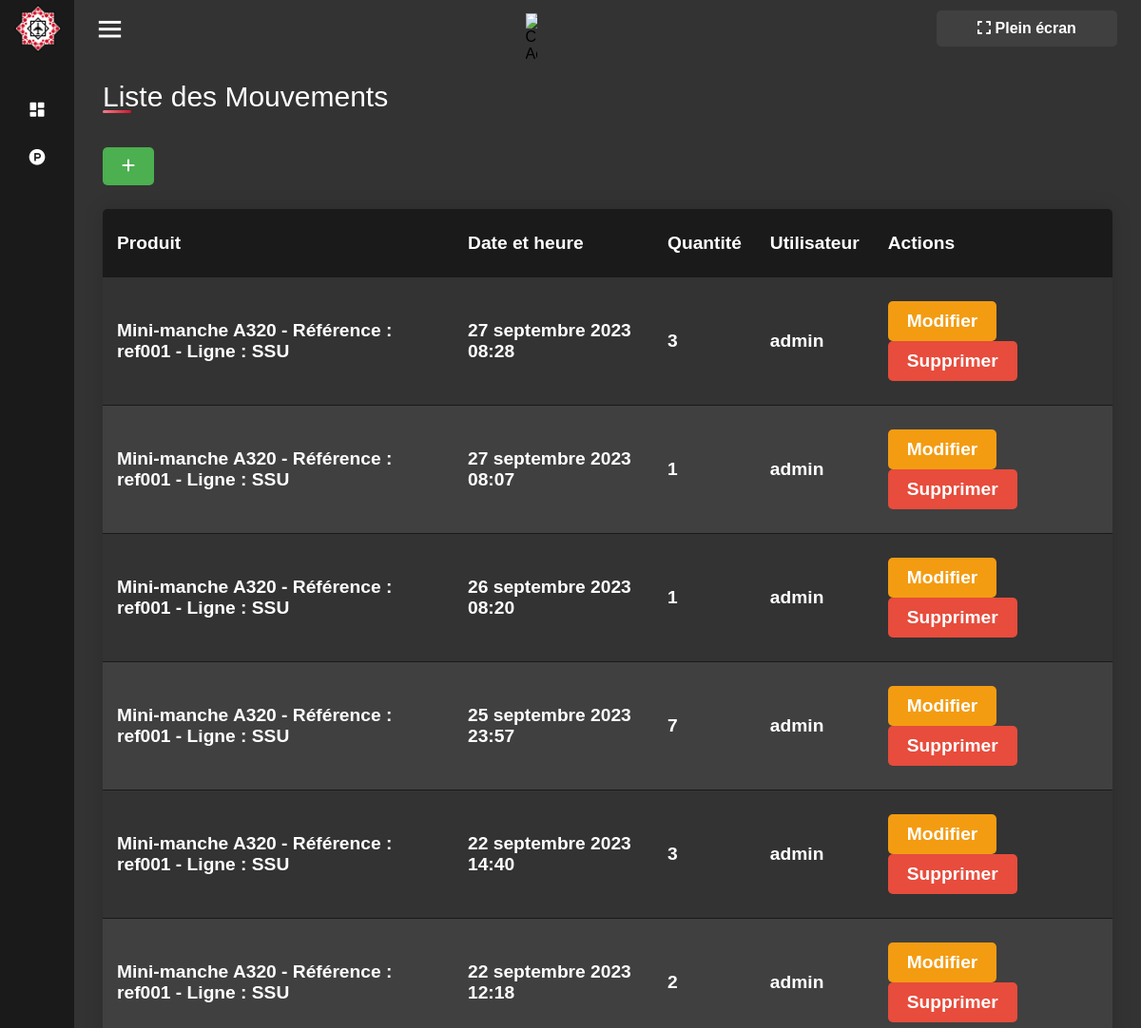
/produits/mouvements/ (upper part), run on an earlier commit of the app's database.
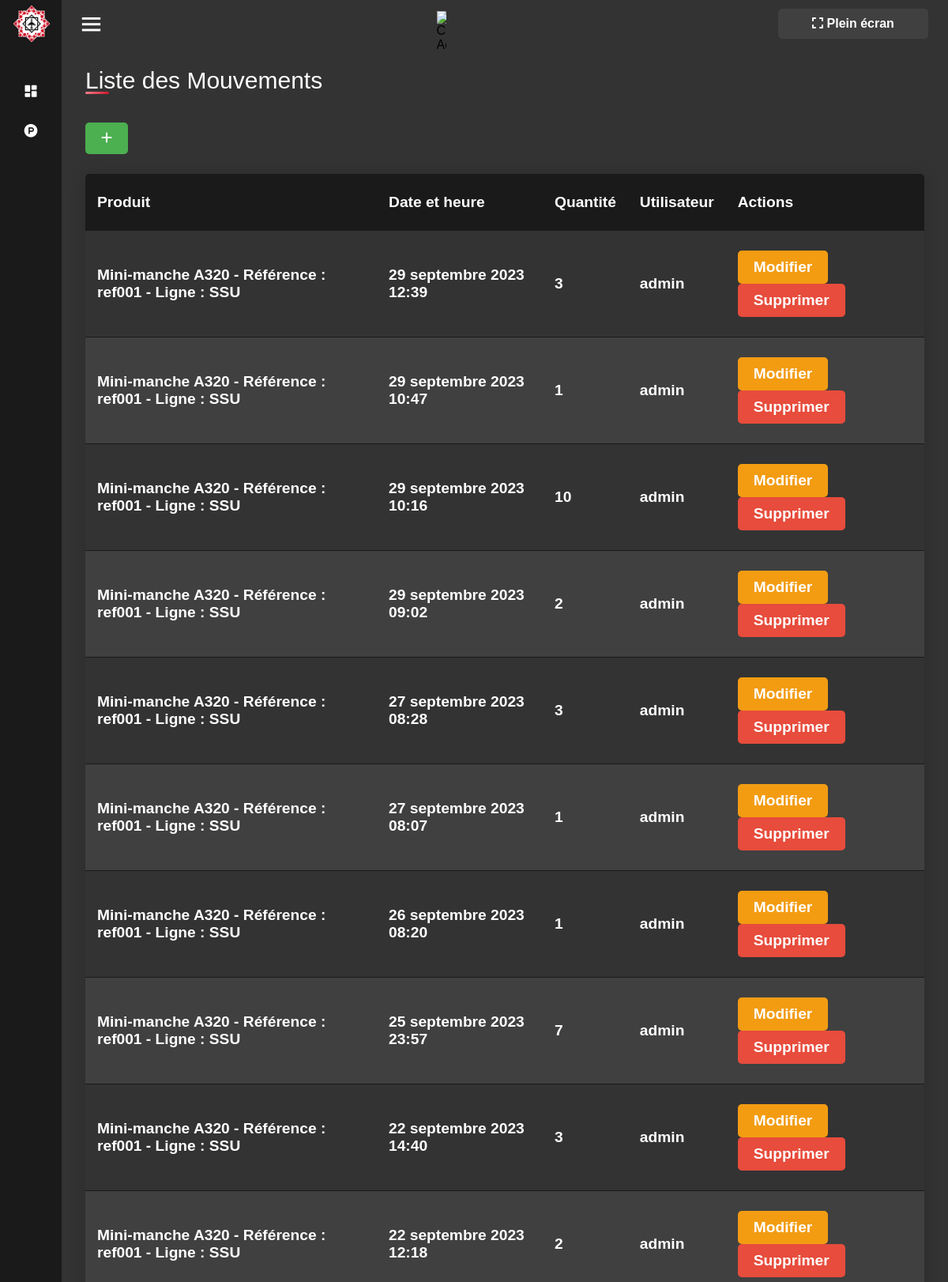
And on a later commit of the database.
### Product/models.py (models this page shows, shortened)
class MouvementTempsReel(models.Model):
    produit = models.ForeignKey(Produit, on_delete=models.CASCADE)
    date_heure = models.DateTimeField(auto_now_add=True)
    quantite = models.IntegerField()
    utilisateur = models.ForeignKey(User, default=1, on_delete=models.CASCADE)
    numero_semaine = models.PositiveIntegerField()  # Numéro de la semaine

class Produit(models.Model):
    reference = models.CharField(max_length=100)  # La référence du produit
    nom = models.CharField(max_length=200)  # Le nom du produit
    photo = models.ImageField(upload_to=upload_to, null=True, blank=True)  # La photo du produit (optionnelle)
    ligne_production = models.ForeignKey(LigneProd, on_delete=models.CASCADE, related_name='produits')  # La ligne de production à laquelle le produit est associé
    def __str__(self):
        return f"{self.nom} - Référence : {self.reference} - Ligne : {self.ligne_production.nom}"

class LigneProd(models.Model):
    nom = models.CharField(max_length=100)
    etat = models.CharField(max_length=2, choices=[('OK', 'OK'), ('KO', 'KO')])  # L'état de la ligne de production (OK ou KO)
    commentaire = models.CharField(max_length=300, null=True,)  # Un commentaire sur l'état de la ligne de production

### Product/views.py (the view)
# urls.py: path('mouvements/', views.liste_mouvements, name='liste_mouvements'),
def liste_mouvements(request):
    mouvements = MouvementTempsReel.objects.all().order_by('-date_heure')
    context = {
        'mouvements': mouvements
    }
    return render(request, 'liste_mouvements.html', context)    # Récupérer tous les mouvements de la base de données

### Product/templates/liste_mouvements.html
{% extends 'base_template.html' %}
{% load static %}
{% block content %}
<div class="container">
    <div class="title">Liste des Mouvements</div> </br></br>
    <a href="{% url 'ajouter_mouvement' %}"><button class="ajouter" style="background-color: #4CAF50; height: 40px;" ><i class="fas fa-plus"></i></button></a>
    <table id="tbl" class="content-table">
        <thead>
            <tr>
                <th>Produit</th>
                <th>Date et heure</th>
                <th>Quantité</th>
                <th>Utilisateur</th>
                <th>Actions</th>
            </tr>
        </thead>
        <tbody>
            {% for mouvement in mouvements %}
            <tr>
                <td>{{ mouvement.produit }}</td>
                <td>{{ mouvement.date_heure }}</td>
                <td>{{ mouvement.quantite }}</td>
                <td>{{ mouvement.utilisateur.username }}</td>
                <td>
                    <a href="{% url 'modifier_mouvement' mouvement_id=mouvement.pk %}"><button class="modifier">Modifier</button></a>
                    <a href="{% url 'supprimer_mouvement' mouvement_id=mouvement.pk %}"><button class="supprimer" >Supprimer</button></a>
                </td>
            </tr>
            {% endfor %}
        </tbody>
    </table>
</div>
{% endblock %}

What changed in the data, as far as the page shows it:
added MouvementTempsReel: produit "Mini-manche A320 - Référence : ref001 - Ligne : SSU", date_heure "29 septembre 2023 12:39", quantite "3", utilisateur.username "admin"
added MouvementTempsReel: produit "Mini-manche A320 - Référence : ref001 - Ligne : SSU", date_heure "29 septembre 2023 10:47", quantite "1", utilisateur.username "admin"
added MouvementTempsReel: produit "Mini-manche A320 - Référence : ref001 - Ligne : SSU", date_heure "29 septembre 2023 10:16", quantite "10", utilisateur.username "admin"
added MouvementTempsReel: produit "Mini-manche A320 - Référence : ref001 - Ligne : SSU", date_heure "29 septembre 2023 09:02", quantite "2", utilisateur.username "admin"
